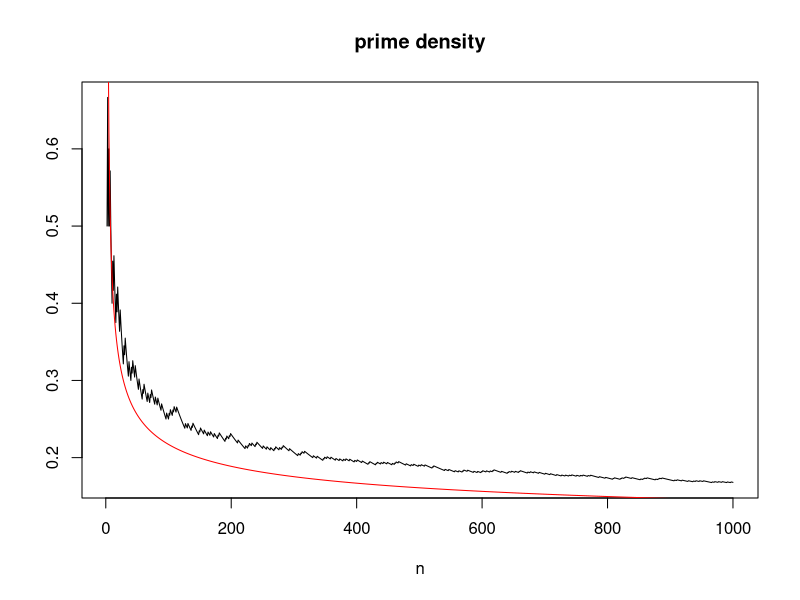

This figure's R source:
## ---- chunk 1
quad3 <- function(a0, a1, a2) {
  if(a2 == 0 && a1 == 0 && a0 == 0) {
    roots <- NA	
  } else if (a2 == 0 && a1 == 0 ) {
	  roots <- NULL
  } else if ( a2 == 0 ) {
    roots <- -a0/a1
  } else {
    discrim <- a1^2 - 4*a2*a0
    if (discrim > 0) {
      roots <- (-a1 +c(1,-1) * sqrt(a1^2-4*a2*a0))/(2*a2)
    } else if (discrim == 0) {
      roots <- -a1/(2*a2)
    } else {
      roots <- NULL
    }
  }
  return(roots)
}
## ---- chunk 2
n_factorial <-function(n) {
  n_fact <- prod(1:n)
  return(n_fact)
}
n_choose_r <- function(n, r) {
  n_ch_r <- n_factorial(n)/n_factorial(r)/n_factorial(n-r)
  return(n_ch_r)
}
## ---- chunk 3
wmean <- function(x, k) {
	x <- sort(x)
	n <- length(x)
	x[1:k] <- x[k+1]
	x[(n-k+1):n] <- x[n-k]
	return(mean(x))
}
## ---- chunk 4
test <- function(x) {
  y <- x+1
  return(y)
}
test(1)
## ---- chunk 5
test2 <- function(x) {
  y <- x + z
  return(y)
}
z <- 1
test2(1)
z<-2
test2(1)
## ---- chunk 6
test3 <- function(x=1, y=1, z=1) {
  return(x*100+y*10+z)
}
test3(2,2)
test3(y=2, z=2)
## ---- chunk 7
prime <- function(n) {
  if ( n==1 ) {
    is.prime <- FALSE
  } else if ( n==2) {
    is.prime <- TRUE
  } else {
    is.prime <- TRUE
    for ( m in 2:(n/2) ) {
			if ( n%%m == 0 ) is.prime <- FALSE
    }
  }
  return(is.prime)
}	
## ---- chunk 8
n <- 1000
m.vec <- 2:n
primes <- sapply(m.vec, prime)
num.primes <- cumsum(primes)
plot(m.vec, num.primes/m.vec, type = "l", main = "prime density", xlab = "n", ylab = "")
lines(m.vec, 1/log(m.vec), col= "red")
## ---- chunk 9
nfact2 <- function(n) {
  if (n==1) {
    cat("called nfact2(1)\n")
    return(1)
  } else {
    cat("called nfact2(", n, ")\n", sep="")
    return(n*nfact2(n-1))
  }
}
## ---- chunk 10
primesieve <- function(sieved, unsieved) {
  p <- unsieved[1]
  n <- unsieved[length(unsieved)]
  if ( p^2 > n ) {
    return(c(sieved, unsieved))
  } else {
    unsieved <- unsieved[unsieved %% p != 0]
    sieved <- c(sieved, p)
    return(primesieve(sieved, unsieved))
  }
}

